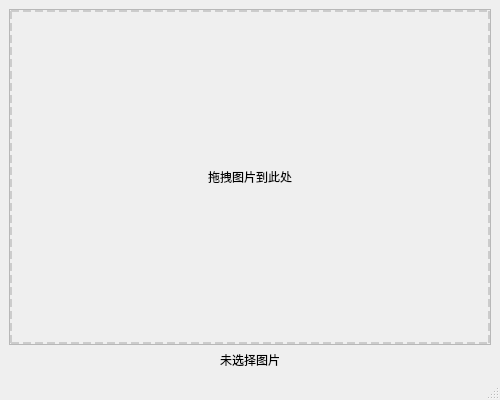
<?xml version="1.0" encoding="UTF-8"?>
<ui version="4.0">
 <class>MainWindow</class>
 <widget class="QMainWindow" name="MainWindow">
  <property name="geometry">
   <rect>
    <x>0</x>
    <y>0</y>
    <width>500</width>
    <height>400</height>
   </rect>
  </property>
  <property name="windowTitle">
   <string>NMN</string>
  </property>
  <widget class="QWidget" name="centralwidget">
   <layout class="QVBoxLayout" name="layout">
    <item>
     <widget class="QScrollArea" name="scrollarea">
      <property name="verticalScrollBarPolicy">
       <enum>Qt::ScrollBarAlwaysOff</enum>
      </property>
      <property name="horizontalScrollBarPolicy">
       <enum>Qt::ScrollBarAlwaysOff</enum>
      </property>
      <property name="widgetResizable">
       <bool>true</bool>
      </property>
      <widget class="QLabel" name="imageLabel">
       <property name="styleSheet">
        <string notr="true">QLabel { border: 2px dashed #ccc; padding: 20px; }</string>
       </property>
       <property name="text">
        <string>拖拽图片到此处</string>
       </property>
       <property name="alignment">
        <set>Qt::AlignCenter</set>
       </property>
      </widget>
     </widget>
    </item>
    <item>
     <widget class="QLabel" name="infoLabel">
      <property name="text">
       <string>未选择图片</string>
      </property>
      <property name="alignment">
       <set>Qt::AlignCenter</set>
      </property>
     </widget>
    </item>
   </layout>
  </widget>
  <widget class="QMenuBar" name="menubar"/>
  <widget class="QStatusBar" name="statusbar"/>
 </widget>
 <resources/>
 <connections/>
</ui>
